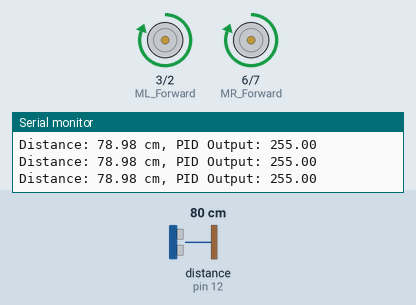
This program was run on a simulated Arduino Uno, built with avr-gcc and run on an emulated ATmega328P. Parts: motor-driver pin pairs drawn as motors (green arrow = first pin HIGH = forward, orange = second pin HIGH = backward, longer = more drive), the last lines printed to the serial monitor. Wiring (inferred from the names in the program): ultrasonic range finder: trigger pin 11; echo pin 12. Inputs (shaded band) come from the test bench; at power-on: distance to the obstacle (sensor on pin 12) 80 cm. The echo pulse lasts 58.3 µs per cm.

Above: at 1.2 s.
1.3 s: distance to the obstacle (sensor on pin 12) set to 48 cm
4.3 s: distance to the obstacle (sensor on pin 12) set to 41 cm
7.3 s: distance to the obstacle (sensor on pin 12) set to 36 cm
At 7.53 s:
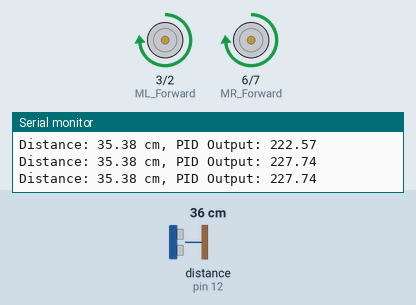
10.3 s: distance to the obstacle (sensor on pin 12) set to 2 cm
At 12.4 s:
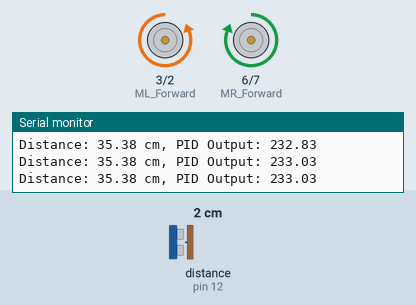
13.3 s: distance to the obstacle (sensor on pin 12) set to 18 cm
16.2 s: distance to the obstacle (sensor on pin 12) set to 14 cm
At 17.6 s:
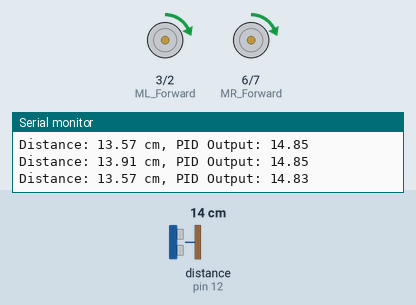
17.9 s: distance to the obstacle (sensor on pin 12) set to 11 cm
At 18.7 s:
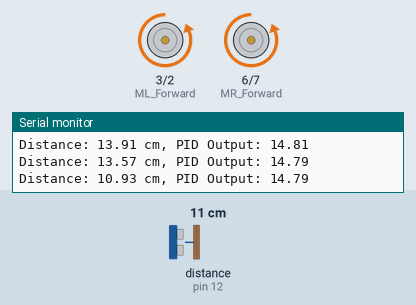
Timing chart, 0 to 21.9 s (numbered marks = the images above; inputs shaded):
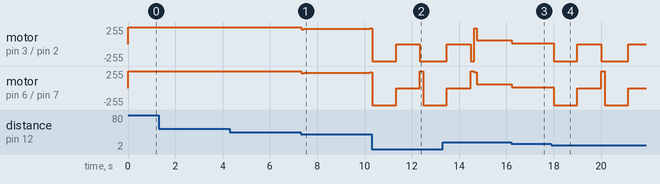

The program:

main.cpp
```cpp
#include <Arduino.h>
#include <PID_v1.h>
#include <Servo.h>

  // PIN Assignments
#define trigPin 11            // Trig Pin Of HC-SR04
#define echoPin 12            // Echo Pin Of HC-SR04
#define ML_Forward  3        //left motor 1st pin
#define ML_Backward 2        //left motor 2nd pin
#define MR_Forward  6        //right motor 1st pin
#define MR_Backward 7        //right motor 2nd pin

Servo servo;

//declaration of functions
// double getDistance();
// int scanEnvironment();
// void turn(int angle);
// void controlMotors(int Lspeed, int Rspeed);

double Kp = 10;
double Ki = 0.1;
double Kd = 0.1;

double setPoint = 15.0; //Desired distance from obstacles (in cm)
double input = 0;
double output = 0;

// PID controller for the obstacle avoidance robot
PID Speed(&input, &output, &setPoint, Kp, Ki, Kd, REVERSE);

void setup() {
  Serial.begin(9600);

  // Set Motor Pins As O/P
  pinMode(ML_Forward,  OUTPUT);
  pinMode(ML_Backward, OUTPUT);
  pinMode(MR_Backward, OUTPUT);
  pinMode(MR_Forward,  OUTPUT);

  // Ultrasonic Sensor PINS
  pinMode(trigPin, OUTPUT); // Set Trig Pin As O/P To Transmit Waves
  pinMode(echoPin, INPUT);  //Set Echo Pin As I/P To Receive Reflected Waves

  // Servo Pin assignment
  // servo.attach(10);


  Speed.SetMode(AUTOMATIC);
  Speed.SetOutputLimits(-255, 255);
  Speed.SetTunings(Kp, Ki, Kd);
}

void loop() {

  digitalWrite(trigPin, LOW);
  delayMicroseconds(2);
  digitalWrite(trigPin, HIGH);
  delayMicroseconds(10);
  digitalWrite(trigPin, LOW);

  long duration = pulseIn(echoPin, HIGH);
  input = (duration * 0.034) / 2;
  Speed.Compute();

  if(output < 0){
//backward
    digitalWrite(ML_Forward, LOW);
    digitalWrite(ML_Backward, HIGH);

    digitalWrite(MR_Forward, LOW);
    digitalWrite(MR_Backward, HIGH);
    delay(1000);
//STOP
    analogWrite(ML_Forward, 0);
    digitalWrite(ML_Backward, LOW);
    analogWrite(MR_Forward, 0);
    digitalWrite(MR_Backward, LOW);
    delay(1000);
// Move LEFT

    analogWrite(ML_Forward, 0);
    digitalWrite(ML_Backward, HIGH);
    analogWrite(MR_Forward, 255);
    digitalWrite(MR_Backward, LOW);
    delay(100);
  } else {
    analogWrite(ML_Forward, output);
    digitalWrite(ML_Backward, LOW);
    analogWrite(MR_Forward, output);
    digitalWrite(MR_Backward, LOW);
  }


  Serial.print("Distance: ");
  Serial.print(input);
  Serial.print(" cm, PID Output: ");
  Serial.println(output);

  delay(50);
}
```

Measured:
- the behaviour switches between 13 and 12 cm on distance to the obstacle (sensor on pin 12) (found by bisection; images 3 and 4)
- after the input at 7.3 s, motor on pin 3 (ML_Forward) / pin 2 (ML_Backward), motor on pin 6 (MR_Forward) / pin 7 (MR_Backward): forward 255/255 → forward 222/255 at once, → forward 227/255 0.11 s later, → forward 228/255 0.22 s later, → forward 229/255 0.54 s later, … (8 changes in this stretch)
- after the input at 16.2 s, motor on pin 3 (ML_Forward) / pin 2 (ML_Backward), motor on pin 6 (MR_Forward) / pin 7 (MR_Backward): forward 54/255 → forward 11/255 at once, → forward 15/255 0.10 s later, → forward 14/255 0.10 s later
